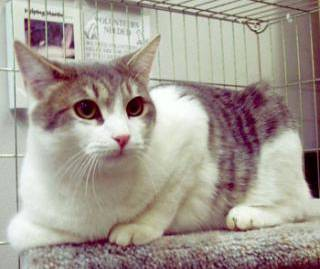
#> input picture opencv/images/cat.jpg, 320 x 269 px, given in place of the camera
$ python 4_1.py
#> lines starting #> are read from the running program, lines starting #| are printed output that depends on the picture; after the words box and inside, x2 and y2 are one past the last pixel; in counts of white or black regions, pixels touching at a corner belong together
# 目标
#
# 在本教程中：
#
#     你会学到如何将图片从一个颜色空间转换到另一个，例如 BGR 到 Gray，BGR 到 HSV 等。
#     另外，我们会创建一个从视频中提取彩色对象的应用。
#     你会学到如下函数：cv.cvtColor()，cv.inRange()

#改变颜色空间
import cv2 as cv
colors_floags = [i for i in dir(cv) if i.startswith('COLOR_')]
print(len(colors_floags))
#cv.cvtColor(input_image, flag) 'COLOR_BAYER_BG2BGR', 'COLOR_BAYER_BG2BGRA',

#目标追踪

# 现在我们知道了如何将 BGR 图片转化为 HSV 图片，我们可以使用它去提取彩色对象。HSV 比 BGR 在颜色空间上更容易表示颜色。在我们的应用中，我们会尝试提取一个蓝色的彩色对象，方法为：
#
#     提取每一视频帧。
#     将 BGR 转化为 HSV 颜色空间。
#     我们将 HSV 图片的阈值设为蓝色范围。
#     现在提取出了蓝色对象，我们可以随意处理图片了
import cv2 as cv
import numpy as np
cap = cv.VideoCapture(0)
while(1):
    # Take each frame
    _, frame = cap.read()
#> frame is the input picture: shape (269, 320, 3); mean B, G, R 146.5, 155.6, 163.8
    # Convert BGR to HSV
    hsv = cv.cvtColor(frame, cv.COLOR_BGR2HSV)
#> hsv: shape (269, 320, 3); mean H, S, V 55.1, 42.3, 166.2
    # 定义蓝色在hsv的范围 https://blog.csdn.net/taily_duan/article/details/51506776
    # lower_blue = np.array([100,43,46])
    # upper_blue = np.array([124,255,255])
    lower_blue = np.array([0,43,46])
    upper_blue = np.array([10,255,255])
    #得到白色轮廓
    mask = cv.inRange(hsv, lower_blue, upper_blue)
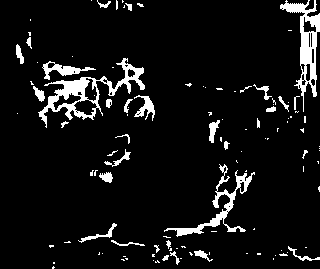
#> mask: shape (269, 320); 7.5% white; 111 white regions (78 under 20 px), largest, box (x1, y1, x2, y2) and area: (38, 58, 145, 128) 1603, (280, 0, 320, 112) 1308, (164, 164, 255, 237) 970
    # 与原始图像与运算
    #res得到蓝色
    res = cv.bitwise_and(frame,frame, mask= mask)
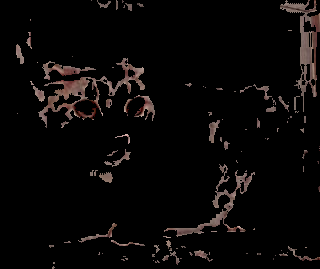
#> res: shape (269, 320, 3); mean B, G, R 6.9, 7.3, 9.3
    cv.imshow('frame',frame)
    cv.imshow('mask',mask)
    cv.imshow('res',res)
    k = cv.waitKey(5) & 0xFF
#> (key Esc is pressed here)
    if k == 27:
        break
cap.release()
cv.destroyAllWindows()

#如何找到HSV值去追踪目标
green = np.uint8([[[0, 255, 0]]])
hsv_green = cv.cvtColor(green, cv.COLOR_BGR2HSV)
print(hsv_green)
#现在你可以取 [H-10, 100,100] 和 [H+10, 255, 255] 分别作为上界和下界.
# 除此之外，你可以使用任何图像编辑工具（如 GIMP）或任何在线转换器来查找这些值，
# 但不要忘记调整 HSV 范围。
